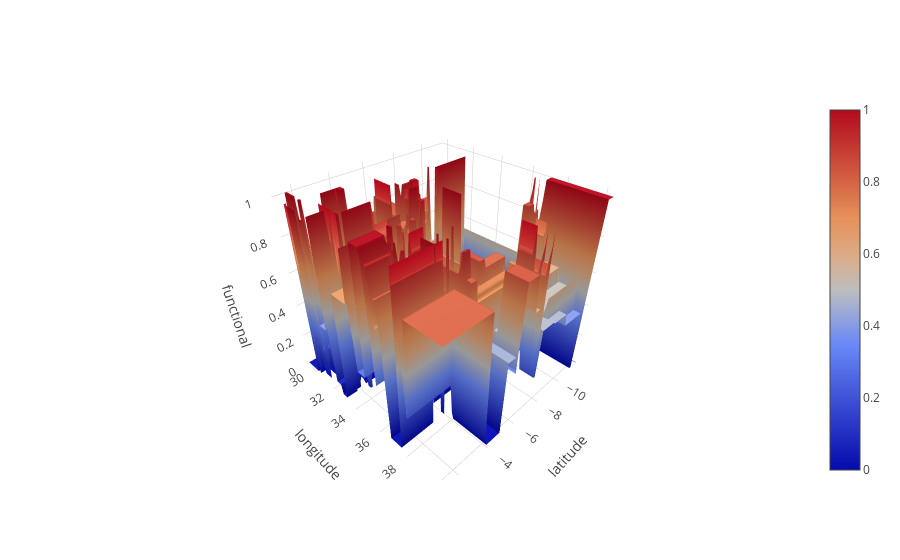

Write notebook code for a chart like this one.
### Code cell
viz3D(dt, train_location, ['latitude','longitude'], 'functional')
